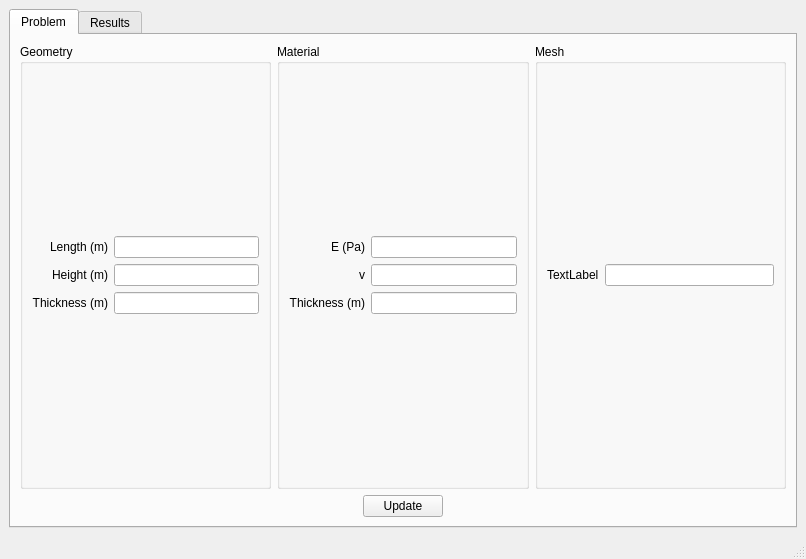
<?xml version="1.0" encoding="UTF-8"?>
<ui version="4.0">
 <class>MainWindow</class>
 <widget class="QMainWindow" name="MainWindow">
  <property name="geometry">
   <rect>
    <x>0</x>
    <y>0</y>
    <width>806</width>
    <height>559</height>
   </rect>
  </property>
  <property name="windowTitle">
   <string>MainWindow</string>
  </property>
  <widget class="QWidget" name="centralwidget">
   <layout class="QVBoxLayout" name="verticalLayout">
    <item>
     <widget class="QTabWidget" name="tabWidget">
      <property name="currentIndex">
       <number>0</number>
      </property>
      <widget class="QWidget" name="geometryTab">
       <attribute name="title">
        <string>Problem</string>
       </attribute>
       <layout class="QVBoxLayout" name="verticalLayout_5">
        <item>
         <layout class="QGridLayout" name="gridLayout_4">
          <item row="0" column="0">
           <widget class="QGroupBox" name="groupBox">
            <property name="title">
             <string>Geometry</string>
            </property>
            <layout class="QVBoxLayout" name="verticalLayout_2">
             <item>
              <layout class="QGridLayout" name="gridLayout">
               <property name="sizeConstraint">
                <enum>QLayout::SetDefaultConstraint</enum>
               </property>
               <item row="0" column="0">
                <widget class="QLabel" name="label">
                 <property name="text">
                  <string>Length (m)</string>
                 </property>
                 <property name="alignment">
                  <set>Qt::AlignRight|Qt::AlignTrailing|Qt::AlignVCenter</set>
                 </property>
                </widget>
               </item>
               <item row="0" column="1">
                <widget class="QLineEdit" name="lengthEdit"/>
               </item>
               <item row="1" column="0">
                <widget class="QLabel" name="label_2">
                 <property name="text">
                  <string>Height (m)</string>
                 </property>
                 <property name="alignment">
                  <set>Qt::AlignRight|Qt::AlignTrailing|Qt::AlignVCenter</set>
                 </property>
                </widget>
               </item>
               <item row="1" column="1">
                <widget class="QLineEdit" name="heightEdit"/>
               </item>
               <item row="2" column="0">
                <widget class="QLabel" name="label_3">
                 <property name="text">
                  <string>Thickness (m)</string>
                 </property>
                 <property name="alignment">
                  <set>Qt::AlignRight|Qt::AlignTrailing|Qt::AlignVCenter</set>
                 </property>
                </widget>
               </item>
               <item row="2" column="1">
                <widget class="QLineEdit" name="thicknessEdit"/>
               </item>
              </layout>
             </item>
            </layout>
           </widget>
          </item>
          <item row="0" column="2">
           <widget class="QGroupBox" name="groupBox_3">
            <property name="title">
             <string>Mesh</string>
            </property>
            <layout class="QVBoxLayout" name="verticalLayout_3">
             <item>
              <layout class="QGridLayout" name="gridLayout_3">
               <item row="0" column="0">
                <widget class="QLabel" name="label_7">
                 <property name="text">
                  <string>TextLabel</string>
                 </property>
                </widget>
               </item>
               <item row="0" column="1">
                <widget class="QLineEdit" name="maxAreaText"/>
               </item>
              </layout>
             </item>
            </layout>
           </widget>
          </item>
          <item row="0" column="1">
           <widget class="QGroupBox" name="groupBox_2">
            <property name="title">
             <string>Material</string>
            </property>
            <layout class="QVBoxLayout" name="verticalLayout_4">
             <item>
              <layout class="QGridLayout" name="gridLayout_2">
               <item row="0" column="0">
                <widget class="QLabel" name="label_4">
                 <property name="text">
                  <string>E (Pa)</string>
                 </property>
                 <property name="alignment">
                  <set>Qt::AlignRight|Qt::AlignTrailing|Qt::AlignVCenter</set>
                 </property>
                </widget>
               </item>
               <item row="0" column="1">
                <widget class="QLineEdit" name="lengthEdit_2"/>
               </item>
               <item row="1" column="0">
                <widget class="QLabel" name="label_5">
                 <property name="text">
                  <string>v</string>
                 </property>
                 <property name="alignment">
                  <set>Qt::AlignRight|Qt::AlignTrailing|Qt::AlignVCenter</set>
                 </property>
                </widget>
               </item>
               <item row="1" column="1">
                <widget class="QLineEdit" name="heightEdit_2"/>
               </item>
               <item row="2" column="0">
                <widget class="QLabel" name="label_6">
                 <property name="text">
                  <string>Thickness (m)</string>
                 </property>
                 <property name="alignment">
                  <set>Qt::AlignRight|Qt::AlignTrailing|Qt::AlignVCenter</set>
                 </property>
                </widget>
               </item>
               <item row="2" column="1">
                <widget class="QLineEdit" name="thicknessEdit_2"/>
               </item>
              </layout>
             </item>
            </layout>
           </widget>
          </item>
         </layout>
        </item>
        <item>
         <layout class="QVBoxLayout" name="middleLayout"/>
        </item>
        <item>
         <layout class="QHBoxLayout" name="horizontalLayout">
          <item>
           <spacer name="horizontalSpacer">
            <property name="orientation">
             <enum>Qt::Horizontal</enum>
            </property>
            <property name="sizeHint" stdset="0">
             <size>
              <width>40</width>
              <height>20</height>
             </size>
            </property>
           </spacer>
          </item>
          <item>
           <widget class="QPushButton" name="updateButton">
            <property name="text">
             <string>Update</string>
            </property>
           </widget>
          </item>
          <item>
           <spacer name="horizontalSpacer_2">
            <property name="orientation">
             <enum>Qt::Horizontal</enum>
            </property>
            <property name="sizeHint" stdset="0">
             <size>
              <width>40</width>
              <height>20</height>
             </size>
            </property>
           </spacer>
          </item>
         </layout>
        </item>
       </layout>
      </widget>
      <widget class="QWidget" name="resultsTab">
       <attribute name="title">
        <string>Results</string>
       </attribute>
      </widget>
     </widget>
    </item>
   </layout>
  </widget>
  <widget class="QMenuBar" name="menubar">
   <property name="geometry">
    <rect>
     <x>0</x>
     <y>0</y>
     <width>806</width>
     <height>21</height>
    </rect>
   </property>
  </widget>
  <widget class="QStatusBar" name="statusbar"/>
 </widget>
 <resources/>
 <connections/>
</ui>
